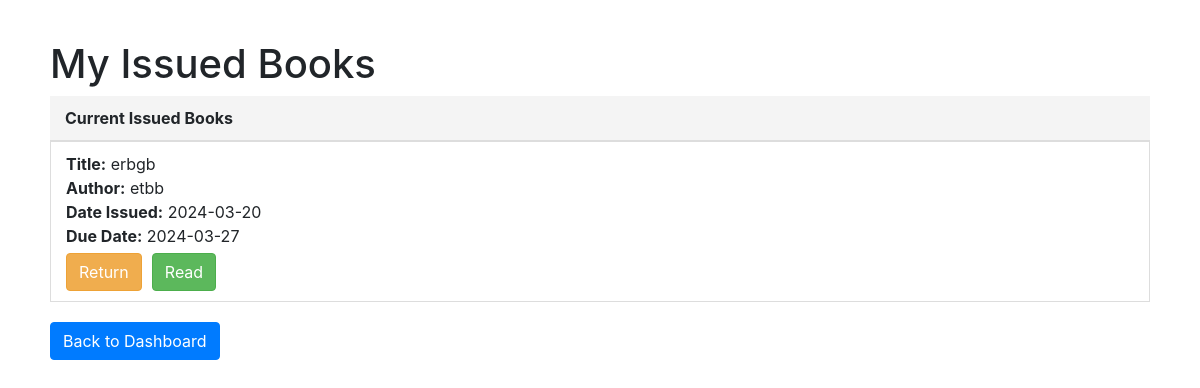
/user_mybooks (signed in), run on the app's committed database.
### app.py (models this page shows)
class Issue(db.Model):
    id = db.Column(db.Integer, primary_key=True)
    user_id = db.Column(db.Integer, db.ForeignKey('user.id'), nullable=False)
    book_id = db.Column(db.Integer, db.ForeignKey('book.id'), nullable=False)
    librarian_id = db.Column(db.Integer, db.ForeignKey('user.id'), nullable=True)  # Assuming librarians are also users
    section_id = db.Column(db.Integer, db.ForeignKey('section.id'), nullable=False)
    date_issued = db.Column(db.DateTime, default=datetime.now, nullable=False)
    due_date = db.Column(db.DateTime, nullable=True)
    revoked = db.Column(db.Boolean, default=False, nullable=False)
    status = db.Column(db.String(50), nullable=False, default='issued')

class Book(db.Model):
    id = db.Column(db.Integer, primary_key=True)
    title = db.Column(db.String(150), nullable=False)
    author = db.Column(db.String(100), nullable=False)
    pdf_file = db.Column(db.String(200))
    section_id = db.Column(db.Integer, db.ForeignKey('section.id'), nullable=False)
    section = db.relationship('Section', back_populates='books')
    issues = db.relationship('Issue', backref='book', lazy='dynamic')

### app.py (the view)
@app.route('/user_mybooks', methods=['GET'])
def user_mybooks():
    if 'user_id' not in session:
        flash('Please log in to view your books.', 'warning')
        return redirect(url_for('user_login'))
    user_id = session['user_id']
    issued_books = Issue.query.filter_by(user_id=user_id, status='issued').all()
    current_time = datetime.now()
    return render_template('user_mybooks.html', issued_books=issued_books,current_time=current_time)

### templates/user_mybooks.html (shortened to what this page needs)
<!DOCTYPE html>
<html lang="en">
<head>
    <link rel="stylesheet" href="https://stackpath.bootstrapcdn.com/bootstrap/4.3.1/css/bootstrap.min.css">
</head>
<body>
<div class="container dashboard-container">
    <h1>My Issued Books</h1>
    <div class="book-listing">
        <div class="section-header">Current Issued Books</div>
        {% for issue in issued_books %}
        <div class="book-item">
            <div class="book-info">
                <strong>Title:</strong> {{ issue.book.title }}<br>
                <strong>Author:</strong> {{ issue.book.author }}<br>
                <strong>Date Issued:</strong> {{ issue.date_issued.strftime('%Y-%m-%d') }}<br>
                <strong>Due Date:</strong> {{ issue.due_date.strftime('%Y-%m-%d') if issue.due_date else 'Calculating...' }}
            </div>
            <div class="action-buttons">
                {% if issue.revoked or issue.due_date < current_time %}
                <div class="revoked">
                    Access to this book has been revoked due to overdue.
                    <form action="{{ url_for('return_book', issue_id=issue.id) }}" method="post">
                        <button type="submit" class="btn btn-return">Return</button>
                    </form>
                </div>
                {% else %}
                <form action="{{ url_for('return_book', issue_id=issue.id) }}" method="post">
                    <button type="submit" class="btn btn-return">Return</button>
                </form>
                <a href="{{ url_for('serve_pdf', book_id=issue.book.id) }}" target="_blank" class="btn btn-view">Read</a>
                {% endif %}
            </div>
        </div>
        {% else %}
        <div class="text-muted">No issued books found.</div>
        {% endfor %}
    </div>
    <a href="{{ url_for('user_dashboard') }}" class="btn btn-primary">Back to Dashboard</a>
</div>
</body>
</html>

### templates/user_mybooks.html (style rules this page uses)
.dashboard-container { margin-top: 20px; padding: 20px; }
.action-buttons { display: flex; gap: 10px; }
.section-header { background-color: #f4f4f4; border-bottom: 1px solid #ddd; padding: 10px 15px; font-weight: bold; }
.book-listing { margin-bottom: 20px; }
.book-item { background-color: #ffffff; border: 1px solid #ddd; padding: 10px 15px; margin-bottom: 10px; }
.book-info { margin-bottom: 5px; }
.btn-return { color: #fff; background-color: #f0ad4e; border-color: #eea236; }
.btn-view { color: #fff; background-color: #5cb85c; border-color: #4cae4c; }

### data on the page
Issue: book "erbgb", book.author "etbb", date_issued "2024-03-20", due_date "2024-03-27"
